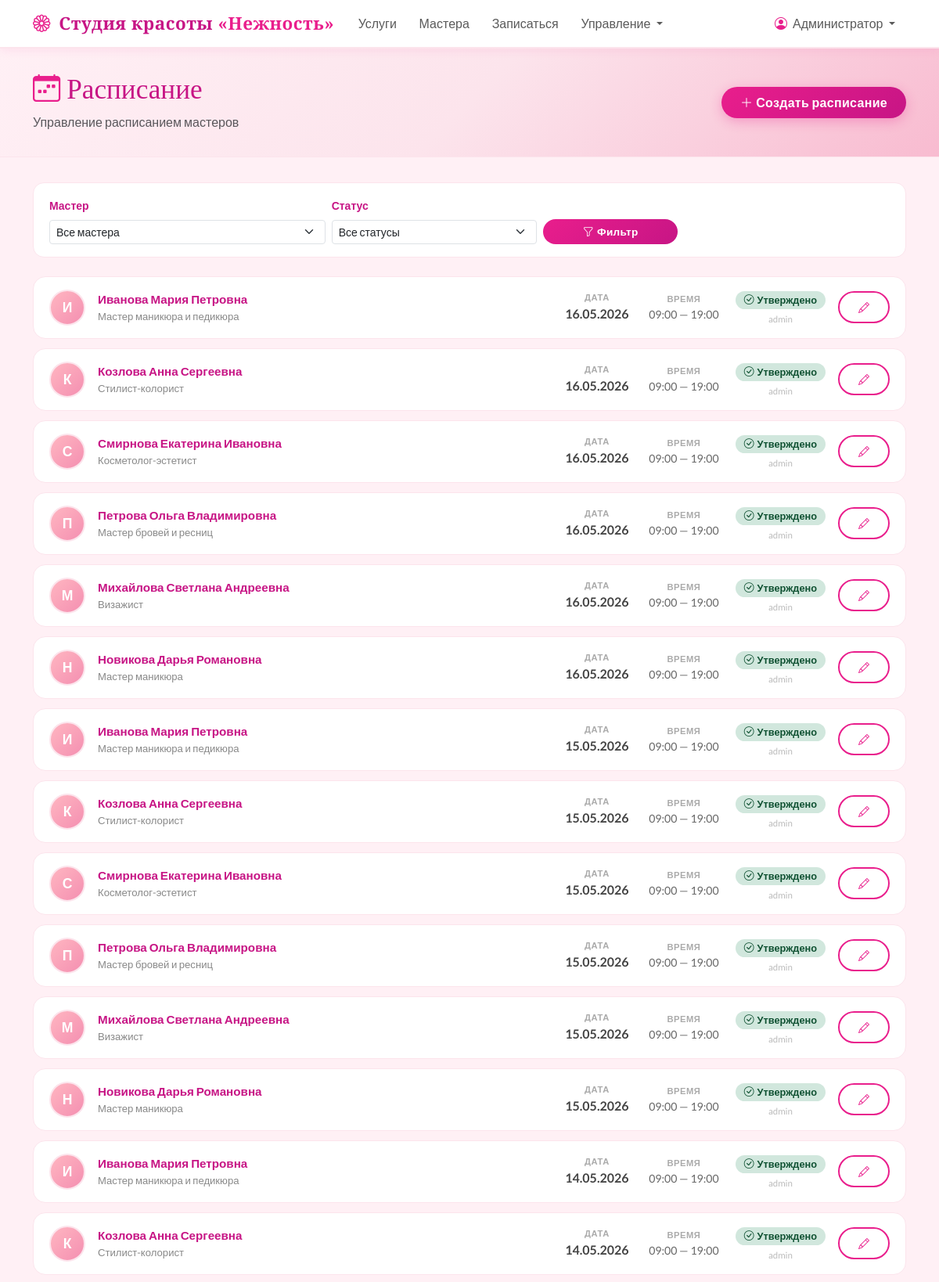
The app's page /schedule/ (signed in, upper part) with its own data.
### apps/schedule/models.py (models this page shows, shortened)
class Schedule(models.Model):
    STATUS_DRAFT = 'draft'
    STATUS_APPROVED = 'approved'
    STATUS_CHOICES = [
        (STATUS_DRAFT, 'Черновик'),
        (STATUS_APPROVED, 'Утверждено'),
    ]
    master = models.ForeignKey(Master, on_delete=models.CASCADE, related_name='schedules', verbose_name='Мастер')
    date = models.DateField('Дата')
    start_time = models.TimeField('Начало работы')
    end_time = models.TimeField('Конец работы')
    status = models.CharField('Статус', max_length=20, choices=STATUS_CHOICES, default=STATUS_DRAFT)
    created_by = models.ForeignKey(User, on_delete=models.SET_NULL, null=True, related_name='created_schedules', verbose_name='Создал')
    approved_by = models.ForeignKey(User, on_delete=models.SET_NULL, null=True, blank=True, related_name='approved_schedules', verbose_name='Утвердил')
    approved_at = models.DateTimeField(null=True, blank=True)
    created_at = models.DateTimeField(auto_now_add=True)
    updated_at = models.DateTimeField(auto_now=True)
    class Meta:
        verbose_name = 'Расписание'
        verbose_name_plural = 'Расписания'
        unique_together = ('master', 'date')

### apps/masters/models.py (models this page shows, shortened)
class Master(models.Model):
    full_name = models.CharField('ФИО', max_length=200)
    specialization = models.CharField('Специализация', max_length=200)
    photo = models.ImageField('Фото', upload_to='masters/', blank=True, null=True)
    services = models.ManyToManyField(Service, through='MasterService', verbose_name='Услуги')
    bio = models.TextField('О мастере', blank=True)
    is_active = models.BooleanField('Активен', default=True)
    class Meta:
        verbose_name = 'Мастер'
        verbose_name_plural = 'Мастера'

### apps/schedule/views.py (the view)
# urls.py: path('', views.schedule_list, name='schedule_list'),
@staff_member_required
def schedule_list(request):
    schedules = Schedule.objects.select_related('master', 'created_by', 'approved_by').order_by('-date')
    all_masters = Master.objects.filter(is_active=True)
    selected_master = request.GET.get('master', '')
    selected_status = request.GET.get('status', '')
    if selected_master:
        schedules = schedules.filter(master_id=selected_master)
    if selected_status:
        schedules = schedules.filter(status=selected_status)
    return render(request, 'admin_panel/schedule_list.html', {
        'schedules': schedules,
        'all_masters': all_masters,
        'selected_master': selected_master,
        'selected_status': selected_status,
    })

### templates/admin_panel/schedule_list.html (shortened to what this page needs)
{% extends 'base.html' %}
{% block content %}
<div class="page-header">
    <div class="container">
        <div class="d-flex justify-content-between align-items-center flex-wrap gap-3">
            <div>
                <h1><i class="bi bi-calendar-week me-2" style="color:var(--pink-primary);"></i>Расписание</h1>
                <p class="text-muted mb-0">Управление расписанием мастеров</p>
            </div>
            <a href="/schedule/create/" class="btn btn-pink">
                <i class="bi bi-plus-lg me-1"></i>Создать расписание
            </a>
        </div>
    </div>
</div>
<div class="container pb-5">
    <div class="filter-card">
        <form method="get" class="row g-2 align-items-end">
            <div class="col-md-4">
                <label class="form-label small fw-bold" style="color:var(--pink-dark);">Мастер</label>
                <select name="master" class="form-select form-select-sm">
                    <option value="">Все мастера</option>
                </select>
            </div>
            <div class="col-md-3">
                <label class="form-label small fw-bold" style="color:var(--pink-dark);">Статус</label>
                <select name="status" class="form-select form-select-sm">
                    <option value="">Все статусы</option>
                </select>
            </div>
            <div class="col-md-2">
                <button type="submit" class="btn btn-pink btn-sm w-100">
                    <i class="bi bi-funnel me-1"></i>Фильтр
                </button>
            </div>
        </form>
    </div>
    {% if schedules %}
    {% for schedule in schedules %}
    <div class="schedule-card">
        <div class="schedule-avatar">
            {% if schedule.master.photo %}
            <img src="{{ schedule.master.photo.url }}" alt="{{ schedule.master.full_name }}">
            {% else %}
            {{ schedule.master.full_name|slice:":1" }}
            {% endif %}
        </div>
        <div class="schedule-info">
            <div class="schedule-master">{{ schedule.master.full_name }}</div>
            <div class="schedule-meta">{{ schedule.master.specialization }}</div>
        </div>
        <div class="schedule-date">
            <div style="font-size:0.7rem; text-transform:uppercase; letter-spacing:0.5px; color:#aaa; font-weight:700;">Дата</div>
            {{ schedule.date|date:"d.m.Y" }}
        </div>
        <div class="schedule-time">
            <div style="font-size:0.7rem; text-transform:uppercase; letter-spacing:0.5px; color:#aaa; font-weight:700;">Время</div>
            {{ schedule.start_time|time:"H:i" }} — {{ schedule.end_time|time:"H:i" }}
        </div>
        <div style="min-width:100px; text-align:center; flex-shrink:0;">
            {% if schedule.status == 'approved' %}
            <span class="badge rounded-pill" style="background:#d1e7dd; color:#0f5132; font-size:0.8rem; padding:0.4em 0.85em;">
                <i class="bi bi-check-circle me-1"></i>Утверждено
            </span>
            {% else %}
            <span class="badge rounded-pill" style="background:#fff3cd; color:#856404; font-size:0.8rem; padding:0.4em 0.85em;">
                <i class="bi bi-clock me-1"></i>Черновик
            </span>
            {% endif %}
            {% if schedule.created_by %}
            <div style="font-size:0.72rem; color:#bbb; margin-top:0.2rem;">{{ schedule.created_by }}</div>
            {% endif %}
        </div>
        <div class="d-flex gap-1 flex-shrink-0">
            <a href="/schedule/{{ schedule.pk }}/edit/" class="btn btn-sm btn-pink-outline" title="Редактировать">
                <i class="bi bi-pencil"></i>
            </a>
        </div>
    </div>
    {% endfor %}
    {% endif %}
</div>
{% endblock %}

### templates/base.html (shortened to what this page needs)
<!DOCTYPE html>
<html lang="ru">
<head>
    <link href="https://cdn.jsdelivr.net/npm/bootstrap@5.3.0/dist/css/bootstrap.min.css" rel="stylesheet">
    <link href="https://cdn.jsdelivr.net/npm/bootstrap-icons@1.11.0/font/bootstrap-icons.css" rel="stylesheet">
</head>
<body>
    <nav class="navbar navbar-expand-lg sticky-top">
        <div class="container">
            <a class="navbar-brand" href="/">
                <i class="bi bi-flower1 me-1" style="color: var(--pink-primary);"></i>
                Студия красоты <span>«Нежность»</span>
            </a>
            <div class="collapse navbar-collapse" id="navbarMain">
                <ul class="navbar-nav me-auto mb-2 mb-lg-0">
                    <li class="nav-item">
                        <a class="nav-link" href="/services/">
                            Услуги
                        </a>
                    </li>
                    <li class="nav-item">
                        <a class="nav-link" href="/masters/">
                            Мастера
                        </a>
                    </li>
                    {% if user.is_authenticated %}
                    <li class="nav-item">
                        <a class="nav-link" href="/bookings/book/">
                            Записаться
                        </a>
                    </li>
                    {% endif %}
                    {% if user.is_staff %}
                    <li class="nav-item dropdown">
                        <a class="nav-link dropdown-toggle" href="#" data-bs-toggle="dropdown">
                            Управление
                        </a>
                    </li>
                    {% endif %}
                </ul>
                <ul class="navbar-nav ms-auto">
                    {% if user.is_authenticated %}
                    <li class="nav-item dropdown">
                        <a class="nav-link dropdown-toggle" href="#" data-bs-toggle="dropdown">
                            <i class="bi bi-person-circle me-1" style="color: var(--pink-primary);"></i>
                            {{ user.get_full_name|default:user.username }}
                        </a>
                    </li>
                    {% endif %}
                </ul>
            </div>
        </div>
    </nav>
    <main>
        {% block content %}{% endblock %}
    </main>
</body>
</html>

### templates/base.html (style rules this page uses)
:root { --pink-lightest: #fff0f5; --pink-light: #ffb6c1; --pink-medium: #ff69b4; --pink-primary: #e91e8c; --pink-dark: #c71585; --pink-card: #fff8fa; --pink-accent: #f48fb1; --pink-border: #fce4ec; }
* { box-sizing: border-box; }
body { background-color: var(--pink-lightest); font-family: 'Lato', sans-serif; color: #4a4a4a; min-height: 100vh; }
h1, h2, h3, h4, h5, .display-font { font-family: 'Playfair Display', serif; }
.navbar { background: #ffffff; border-bottom: 2px solid var(--pink-border); box-shadow: 0 2px 12px rgba(233, 30, 140, 0.08); }
.navbar-brand { font-family: 'Playfair Display', serif; font-size: 1.4rem; font-weight: 700; color: var(--pink-dark) !important; letter-spacing: 0.5px; }
.navbar-brand span { color: var(--pink-primary); }
.nav-link { color: #5a5a5a !important; font-weight: 500; transition: color 0.2s; padding: 0.5rem 0.9rem !important; border-radius: 6px; }
.btn-pink { background: linear-gradient(135deg, var(--pink-primary), var(--pink-dark)); color: #fff; border: none; border-radius: 30px; padding: 0.5rem 1.5rem; font-weight: 600; letter-spacing: 0.3px; transition: all 0.3s ease; box-shadow: 0 4px 15px rgba(233, 30, 140, 0.3); }
.btn-pink-outline { border: 2px solid var(--pink-primary); color: var(--pink-primary); border-radius: 30px; padding: 0.5rem 1.5rem; font-weight: 600; background: transparent; transition: all 0.3s ease; }
.btn-sm.btn-pink { padding: 0.35rem 1rem; font-size: 0.85rem; box-shadow: none; }
.page-header { background: linear-gradient(135deg, #fff0f5 0%, #fce4ec 50%, #f8bbd0 100%); border-bottom: 1px solid var(--pink-border); padding: 2rem 0; margin-bottom: 2rem; }
.page-header h1 { color: var(--pink-dark); font-size: 2.2rem; }
.form-label { font-weight: 600; color: var(--pink-dark); }
body:not(.modal-open) { overflow-y: auto !important; padding-right: 0 !important; }

### templates/admin_panel/schedule_list.html (style rules this page uses)
.schedule-card { background: white; border: 1px solid var(--pink-border); border-radius: 16px; padding: 1rem 1.25rem; margin-bottom: 0.75rem; display: flex; align-items: center; gap: 1rem; transition: box-shadow 0.2s; }
.schedule-avatar { width: 46px; height: 46px; border-radius: 50%; flex-shrink: 0; background: linear-gradient(135deg, var(--pink-light), var(--pink-accent)); display: flex; align-items: center; justify-content: center; font-weight: 700; font-size: 1.1rem; color: white; border: 2px solid var(--pink-border); overflow: hidden; }
.schedule-info { flex: 1; min-width: 0; }
.schedule-master { font-weight: 700; color: var(--pink-dark); font-size: 0.95rem; }
.schedule-meta { font-size: 0.82rem; color: #888; margin-top: 0.1rem; }
.schedule-date { font-size: 1rem; font-weight: 700; color: #444; min-width: 90px; text-align: center; flex-shrink: 0; }
.schedule-time { font-size: 0.88rem; color: #666; text-align: center; min-width: 100px; flex-shrink: 0; }
.filter-card { background: white; border: 1px solid var(--pink-border); border-radius: 14px; padding: 1rem 1.25rem; margin-bottom: 1.5rem; }

### records on screen
Schedule: master.full_name "И", master.full_name "Иванова Мария Петровна", master.specialization "Мастер маникюра и педикюра", date "16.05.2026", start_time "09:00", end_time "19:00", status "approved" (drawn), created_by "admin"
Schedule: master.full_name "К", master.full_name "Козлова Анна Сергеевна", master.specialization "Стилист-колорист", date "16.05.2026", start_time "09:00", end_time "19:00", status "approved" (drawn), created_by "admin"
Schedule: master.full_name "С", master.full_name "Смирнова Екатерина Ивановна", master.specialization "Косметолог-эстетист", date "16.05.2026", start_time "09:00", end_time "19:00", status "approved" (drawn), created_by "admin"
Schedule: master.full_name "П", master.full_name "Петрова Ольга Владимировна", master.specialization "Мастер бровей и ресниц", date "16.05.2026", start_time "09:00", end_time "19:00", status "approved" (drawn), created_by "admin"
Schedule: master.full_name "М", master.full_name "Михайлова Светлана Андреевна", master.specialization "Визажист", date "16.05.2026", start_time "09:00", end_time "19:00", status "approved" (drawn), created_by "admin"
Schedule: master.full_name "Н", master.full_name "Новикова Дарья Романовна", master.specialization "Мастер маникюра", date "16.05.2026", start_time "09:00", end_time "19:00", status "approved" (drawn), created_by "admin"
Schedule: master.full_name "И", master.full_name "Иванова Мария Петровна", master.specialization "Мастер маникюра и педикюра", date "15.05.2026", start_time "09:00", end_time "19:00", status "approved" (drawn), created_by "admin"
Schedule: master.full_name "К", master.full_name "Козлова Анна Сергеевна", master.specialization "Стилист-колорист", date "15.05.2026", start_time "09:00", end_time "19:00", status "approved" (drawn), created_by "admin"
Schedule: master.full_name "С", master.full_name "Смирнова Екатерина Ивановна", master.specialization "Косметолог-эстетист", date "15.05.2026", start_time "09:00", end_time "19:00", status "approved" (drawn), created_by "admin"
Schedule: master.full_name "П", master.full_name "Петрова Ольга Владимировна", master.specialization "Мастер бровей и ресниц", date "15.05.2026", start_time "09:00", end_time "19:00", status "approved" (drawn), created_by "admin"
Schedule: master.full_name "М", master.full_name "Михайлова Светлана Андреевна", master.specialization "Визажист", date "15.05.2026", start_time "09:00", end_time "19:00", status "approved" (drawn), created_by "admin"
Schedule: master.full_name "Н", master.full_name "Новикова Дарья Романовна", master.specialization "Мастер маникюра", date "15.05.2026", start_time "09:00", end_time "19:00", status "approved" (drawn), created_by "admin"
Schedule: master.full_name "И", master.full_name "Иванова Мария Петровна", master.specialization "Мастер маникюра и педикюра", date "14.05.2026", start_time "09:00", end_time "19:00", status "approved" (drawn), created_by "admin"
Schedule: master.full_name "К", master.full_name "Козлова Анна Сергеевна", master.specialization "Стилист-колорист", date "14.05.2026", start_time "09:00", end_time "19:00", status "approved" (drawn), created_by "admin"

### other values on screen
{{ user.get_full_name|default:user.username }} "Администратор"
